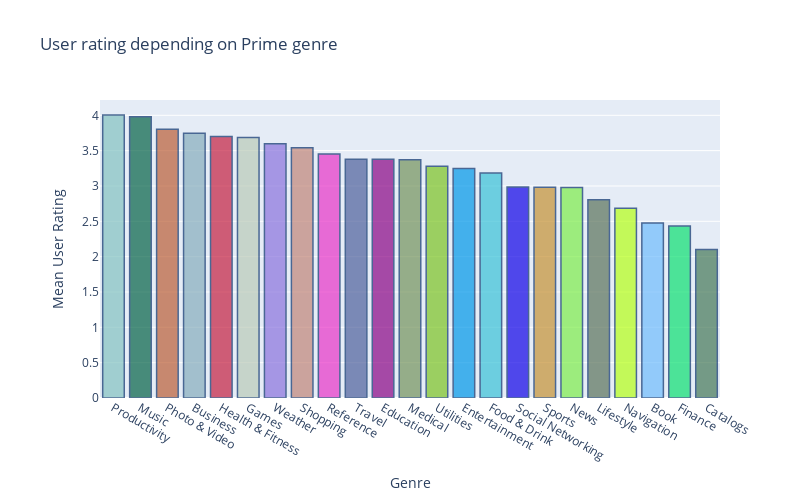

The code cell stored with this chart in its notebook:
### Markdown cell above
User rating depending on price_genre

### Code cell
cnt_srs = df_app[['prime_genre', 'user_rating']].groupby('prime_genre').mean()['user_rating'].sort_values(ascending=False)

trace = go.Bar(
    x = cnt_srs.index,
    y = cnt_srs.values,
    marker = dict(
        color = random_color_generator(100),
        line = dict(color='rgb(8, 48, 107)',
                    width = 1.5)
    ),
    opacity = 0.7
)
data = [trace]

layout = go.Layout(
    title = 'User rating depending on Prime genre',
    margin = dict(
        l = 100
    ),
    xaxis = dict(
        title = 'Genre'
    ),
    yaxis = dict(
        title = 'Mean User Rating'
    ),
    width = 800,
    height = 500
)

fig = go.Figure(data=data, layout=layout)
py.iplot(fig)

### Figure 1 — Plotly figure (JSON) as saved in the notebook; plotly's stock layout.template omitted (floating-point values rounded to 4 significant figures)
{"data": [{"marker": {"color": ["#83C2C1", "#056347", "#BB5F37", "#87ADBC", "#C52041", "#BACAB8", "#8A73DD", "#C18578", "#E934C8", "#4E609C", "#8B0585", "#74935C", "#7CC423", "#0097E9", "#39C2D8", "#1002E7", "#C59134", "#7EED4B", "#5A725A", "#B6FF17", "#70BCFC", "#0CE071", "#457857", "#C995F4", "#6DEA10", "#2C9927", "#4E3CFA", "#688506", "#4403B2", "#E10C80", "#82B518", "#4C6479", "#621E23", "#1ADAEB", "#FC10E5", "#029504", "#B8771F", "#D00658", "#7F9C06", "#33DA6A", "#A7AA84", "#6B97A2", "#BBCBDC", "#089B55", "#714D8F", "#FBBD6B", "#992326", "#65B070", "#C0A2C8", "#0567CE", "#D4033A", "#973A3D", "#FDC191", "#57E04E", "#65B734", "#A8ADF1", "#0B7E13", "#CA1CA3", "#EE37B6", "#38236D", "#C1EE5C", "#54A5D7", "#CD3268", "#162606", "#07FE9C", "#9A6CCD", "#6A34D7", "#5DC12E", "#E032F2", "#ACFB72", "#952B57", "#635A8A", "#D08EEB", "#F8C0C3", "#CBD125", "#2F2AA4", "#DD728B", "#8391FD", "#73F91D", "#87221E", "#F1CE46", "#991651", "#94D03D", "#EDE15B", "#C39755", "#8DE800", "#DCFD17", "#026F72", "#E4648D", "#0FA54D", "#0C531F", "#571601", "#4E25E2", "#327FF5", "#30A2A9", "#73FA02", "#0BDB89", "#9778CE", "#D2C950", "#BCD280"], "line": {"color": "rgb(8, 48, 107)", "width": 1.5}}, "opacity": 0.7, "type": "bar", "x": ["Productivity", "Music", "Photo & Video", "Business", "Health & Fitness", "Games", "Weather", "Shopping", "Reference", "Travel", "Education", "Medical", "Utilities", "Entertainment", "Food & Drink", "Social Networking", "Sports", "News", "Lifestyle", "Navigation", "Book", "Finance", "Catalogs"], "y": [4.006, 3.978, 3.801, 3.746, 3.7, 3.685, 3.597, 3.541, 3.453, 3.377, 3.376, 3.37, 3.278, 3.247, 3.183, 2.985, 2.982, 2.98, 2.806, 2.685, 2.478, 2.433, 2.1]}], "layout": {"height": 500, "margin": {"l": 100}, "title": {"text": "User rating depending on Prime genre"}, "width": 800, "xaxis": {"title": {"text": "Genre"}}, "yaxis": {"title": {"text": "Mean User Rating"}}}}
